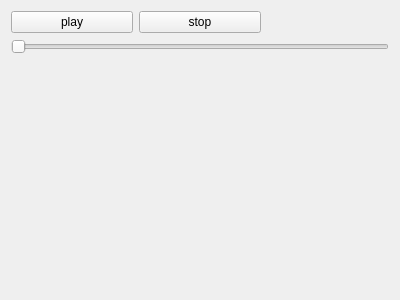
<?xml version="1.0" encoding="UTF-8"?>
<ui version="4.0">
 <class>PlaybackWidget</class>
 <widget class="QWidget" name="PlaybackWidget">
  <property name="geometry">
   <rect>
    <x>0</x>
    <y>0</y>
    <width>400</width>
    <height>300</height>
   </rect>
  </property>
  <property name="windowTitle">
   <string>Form</string>
  </property>
  <layout class="QGridLayout" name="gridLayout">
   <item row="0" column="0">
    <widget class="QPushButton" name="playButton">
     <property name="text">
      <string>play</string>
     </property>
     <property name="shortcut">
      <string>Ctrl+Space</string>
     </property>
    </widget>
   </item>
   <item row="0" column="1">
    <widget class="QPushButton" name="stopButton">
     <property name="text">
      <string>stop</string>
     </property>
     <property name="shortcut">
      <string>Ctrl+Alt+Space</string>
     </property>
    </widget>
   </item>
   <item row="2" column="0" colspan="3">
    <widget class="QSlider" name="positionSlider">
     <property name="singleStep">
      <number>1000</number>
     </property>
     <property name="pageStep">
      <number>10000</number>
     </property>
     <property name="orientation">
      <enum>Qt::Horizontal</enum>
     </property>
     <property name="tickPosition">
      <enum>QSlider::NoTicks</enum>
     </property>
    </widget>
   </item>
   <item row="3" column="0" colspan="3">
    <widget class="QLabel" name="trackTimeLabel">
     <property name="text">
      <string/>
     </property>
    </widget>
   </item>
  </layout>
 </widget>
 <resources/>
 <connections/>
</ui>
